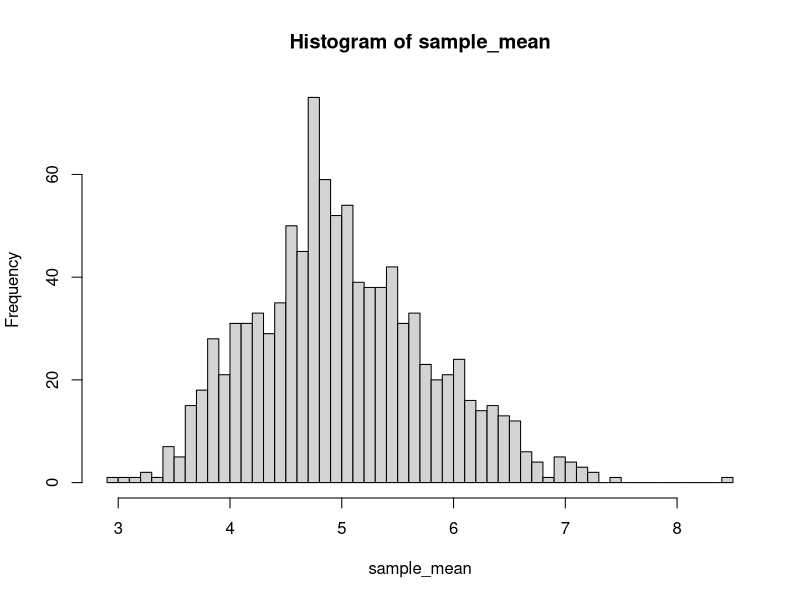

Generate this figure with R:
## ---- chunk 1
# set lambda 
lambda <- 0.2

# set number of observation (sample size)
n <- 40

# set number of simualtion (sampling)
count <- 1000

# simulate exponential distribution of 'n' samples a 'count' times
exp_dist_simulation <- replicate(count, rexp(n, lambda))

# apply function 'mean' to 'exp_dist_simulation', 2 represents column
# also called Sampling Distribution of the Sample Mean
sample_mean <- apply(exp_dist_simulation, 2, mean)
## ---- chunk 2
# mean of Sampling Distribution of the Sample Mean (mean of means)
# is it 5 ?
mean(sample_mean)
# standard deviation of Sampling Distribution of the Sample Mean
# aka Standard Error
# is it 0.79 ?
sd(sample_mean)
# variance, is it 0.62 (0.79^2) ?
var(sample_mean)
## ---- chunk 3
# is it normally distributed ?
hist(sample_mean, breaks=40)
